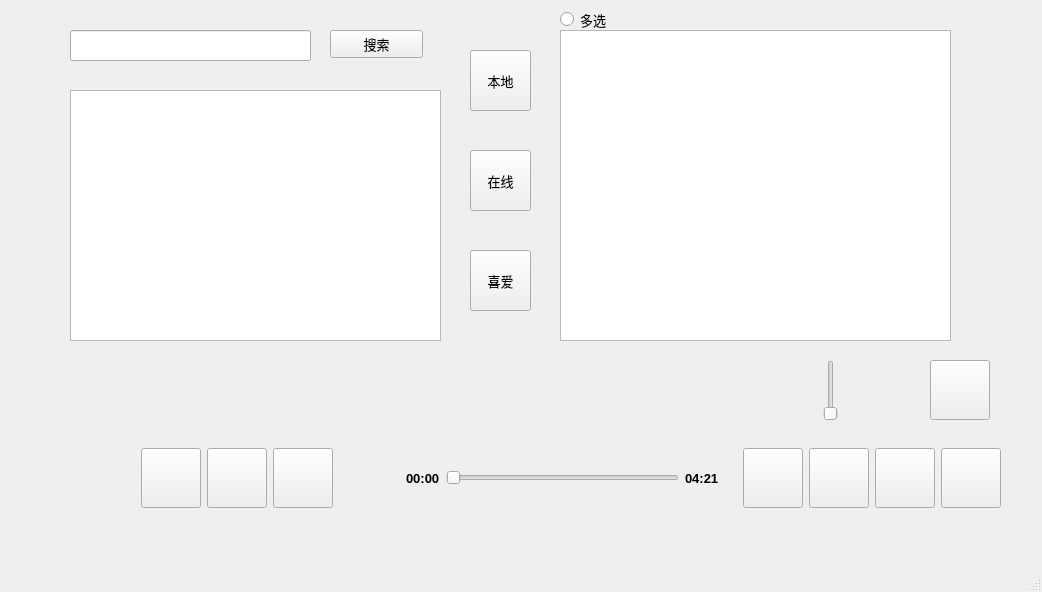
<?xml version="1.0" encoding="UTF-8"?>
<ui version="4.0">
 <class>MusicMenu</class>
 <widget class="QMainWindow" name="MusicMenu">
  <property name="geometry">
   <rect>
    <x>0</x>
    <y>0</y>
    <width>1042</width>
    <height>592</height>
   </rect>
  </property>
  <property name="font">
   <font>
    <pointsize>10</pointsize>
   </font>
  </property>
  <property name="windowTitle">
   <string>MainWindow</string>
  </property>
  <widget class="QWidget" name="centralwidget">
   <widget class="QWidget" name="widget_3" native="true">
    <property name="geometry">
     <rect>
      <x>20</x>
      <y>430</y>
      <width>991</width>
      <height>96</height>
     </rect>
    </property>
    <layout class="QHBoxLayout" name="horizontalLayout_3">
     <item>
      <widget class="QWidget" name="widget" native="true">
       <property name="minimumSize">
        <size>
         <width>371</width>
         <height>78</height>
        </size>
       </property>
       <property name="maximumSize">
        <size>
         <width>371</width>
         <height>78</height>
        </size>
       </property>
       <widget class="QLabel" name="albumLabel">
        <property name="geometry">
         <rect>
          <x>9</x>
          <y>9</y>
          <width>60</width>
          <height>60</height>
         </rect>
        </property>
        <property name="minimumSize">
         <size>
          <width>60</width>
          <height>60</height>
         </size>
        </property>
        <property name="maximumSize">
         <size>
          <width>60</width>
          <height>60</height>
         </size>
        </property>
        <property name="text">
         <string/>
        </property>
       </widget>
       <widget class="QPushButton" name="prevBtn">
        <property name="geometry">
         <rect>
          <x>121</x>
          <y>9</y>
          <width>60</width>
          <height>60</height>
         </rect>
        </property>
        <property name="minimumSize">
         <size>
          <width>60</width>
          <height>60</height>
         </size>
        </property>
        <property name="maximumSize">
         <size>
          <width>60</width>
          <height>60</height>
         </size>
        </property>
        <property name="text">
         <string/>
        </property>
       </widget>
       <widget class="QPushButton" name="playBtn">
        <property name="geometry">
         <rect>
          <x>187</x>
          <y>9</y>
          <width>60</width>
          <height>60</height>
         </rect>
        </property>
        <property name="minimumSize">
         <size>
          <width>60</width>
          <height>60</height>
         </size>
        </property>
        <property name="maximumSize">
         <size>
          <width>60</width>
          <height>60</height>
         </size>
        </property>
        <property name="text">
         <string/>
        </property>
       </widget>
       <widget class="QPushButton" name="nextBtn">
        <property name="geometry">
         <rect>
          <x>253</x>
          <y>9</y>
          <width>60</width>
          <height>60</height>
         </rect>
        </property>
        <property name="minimumSize">
         <size>
          <width>60</width>
          <height>60</height>
         </size>
        </property>
        <property name="maximumSize">
         <size>
          <width>60</width>
          <height>60</height>
         </size>
        </property>
        <property name="text">
         <string/>
        </property>
       </widget>
      </widget>
     </item>
     <item>
      <widget class="QWidget" name="widget_4" native="true">
       <property name="minimumSize">
        <size>
         <width>331</width>
         <height>78</height>
        </size>
       </property>
       <property name="maximumSize">
        <size>
         <width>331</width>
         <height>16777215</height>
        </size>
       </property>
       <layout class="QHBoxLayout" name="horizontalLayout">
        <item>
         <widget class="QLabel" name="currentTime">
          <property name="font">
           <font>
            <pointsize>10</pointsize>
            <weight>75</weight>
            <bold>true</bold>
           </font>
          </property>
          <property name="text">
           <string>00:00</string>
          </property>
         </widget>
        </item>
        <item>
         <widget class="QSlider" name="processBar">
          <property name="orientation">
           <enum>Qt::Horizontal</enum>
          </property>
         </widget>
        </item>
        <item>
         <widget class="QLabel" name="totalTime">
          <property name="maximumSize">
           <size>
            <width>16777215</width>
            <height>60</height>
           </size>
          </property>
          <property name="font">
           <font>
            <pointsize>10</pointsize>
            <weight>75</weight>
            <bold>true</bold>
           </font>
          </property>
          <property name="text">
           <string>04:21</string>
          </property>
         </widget>
        </item>
       </layout>
      </widget>
     </item>
     <item>
      <widget class="QWidget" name="widget_2" native="true">
       <layout class="QHBoxLayout" name="horizontalLayout_2">
        <item>
         <widget class="QPushButton" name="switchModeBtn">
          <property name="minimumSize">
           <size>
            <width>60</width>
            <height>60</height>
           </size>
          </property>
          <property name="maximumSize">
           <size>
            <width>60</width>
            <height>60</height>
           </size>
          </property>
          <property name="text">
           <string/>
          </property>
         </widget>
        </item>
        <item>
         <widget class="QPushButton" name="volumeBtn">
          <property name="minimumSize">
           <size>
            <width>60</width>
            <height>60</height>
           </size>
          </property>
          <property name="maximumSize">
           <size>
            <width>60</width>
            <height>60</height>
           </size>
          </property>
          <property name="text">
           <string/>
          </property>
         </widget>
        </item>
        <item>
         <widget class="QPushButton" name="post_lrc_Btn">
          <property name="minimumSize">
           <size>
            <width>60</width>
            <height>60</height>
           </size>
          </property>
          <property name="maximumSize">
           <size>
            <width>60</width>
            <height>60</height>
           </size>
          </property>
          <property name="text">
           <string/>
          </property>
         </widget>
        </item>
        <item>
         <widget class="QPushButton" name="collectBtn">
          <property name="minimumSize">
           <size>
            <width>60</width>
            <height>60</height>
           </size>
          </property>
          <property name="maximumSize">
           <size>
            <width>60</width>
            <height>60</height>
           </size>
          </property>
          <property name="text">
           <string/>
          </property>
         </widget>
        </item>
       </layout>
      </widget>
     </item>
    </layout>
   </widget>
   <widget class="QListWidget" name="musicList">
    <property name="geometry">
     <rect>
      <x>560</x>
      <y>30</y>
      <width>391</width>
      <height>311</height>
     </rect>
    </property>
   </widget>
   <widget class="QLabel" name="lyricLabel">
    <property name="geometry">
     <rect>
      <x>240</x>
      <y>370</y>
      <width>571</width>
      <height>41</height>
     </rect>
    </property>
    <property name="font">
     <font>
      <pointsize>10</pointsize>
      <weight>75</weight>
      <bold>true</bold>
     </font>
    </property>
    <property name="text">
     <string/>
    </property>
   </widget>
   <widget class="QLineEdit" name="searchMusic">
    <property name="geometry">
     <rect>
      <x>70</x>
      <y>30</y>
      <width>241</width>
      <height>31</height>
     </rect>
    </property>
   </widget>
   <widget class="QPushButton" name="searchBtn">
    <property name="geometry">
     <rect>
      <x>330</x>
      <y>30</y>
      <width>93</width>
      <height>28</height>
     </rect>
    </property>
    <property name="text">
     <string>搜索</string>
    </property>
   </widget>
   <widget class="QPushButton" name="localBtn">
    <property name="geometry">
     <rect>
      <x>470</x>
      <y>50</y>
      <width>61</width>
      <height>61</height>
     </rect>
    </property>
    <property name="text">
     <string>本地</string>
    </property>
   </widget>
   <widget class="QPushButton" name="loveBtn">
    <property name="geometry">
     <rect>
      <x>470</x>
      <y>250</y>
      <width>61</width>
      <height>61</height>
     </rect>
    </property>
    <property name="text">
     <string>喜爱</string>
    </property>
   </widget>
   <widget class="QPushButton" name="onlineBtn">
    <property name="geometry">
     <rect>
      <x>470</x>
      <y>150</y>
      <width>61</width>
      <height>61</height>
     </rect>
    </property>
    <property name="text">
     <string>在线</string>
    </property>
   </widget>
   <widget class="QListWidget" name="lyricWidget">
    <property name="geometry">
     <rect>
      <x>70</x>
      <y>90</y>
      <width>371</width>
      <height>251</height>
     </rect>
    </property>
   </widget>
   <widget class="QSlider" name="volumeSlider">
    <property name="geometry">
     <rect>
      <x>820</x>
      <y>360</y>
      <width>22</width>
      <height>61</height>
     </rect>
    </property>
    <property name="orientation">
     <enum>Qt::Vertical</enum>
    </property>
   </widget>
   <widget class="QPushButton" name="downloadBtn">
    <property name="geometry">
     <rect>
      <x>930</x>
      <y>360</y>
      <width>60</width>
      <height>60</height>
     </rect>
    </property>
    <property name="minimumSize">
     <size>
      <width>60</width>
      <height>60</height>
     </size>
    </property>
    <property name="maximumSize">
     <size>
      <width>60</width>
      <height>60</height>
     </size>
    </property>
    <property name="text">
     <string/>
    </property>
   </widget>
   <widget class="QRadioButton" name="radioBtn">
    <property name="geometry">
     <rect>
      <x>560</x>
      <y>10</y>
      <width>115</width>
      <height>19</height>
     </rect>
    </property>
    <property name="text">
     <string>多选</string>
    </property>
   </widget>
  </widget>
  <widget class="QMenuBar" name="menubar">
   <property name="geometry">
    <rect>
     <x>0</x>
     <y>0</y>
     <width>1042</width>
     <height>26</height>
    </rect>
   </property>
  </widget>
  <widget class="QStatusBar" name="statusbar"/>
 </widget>
 <resources/>
 <connections/>
</ui>
